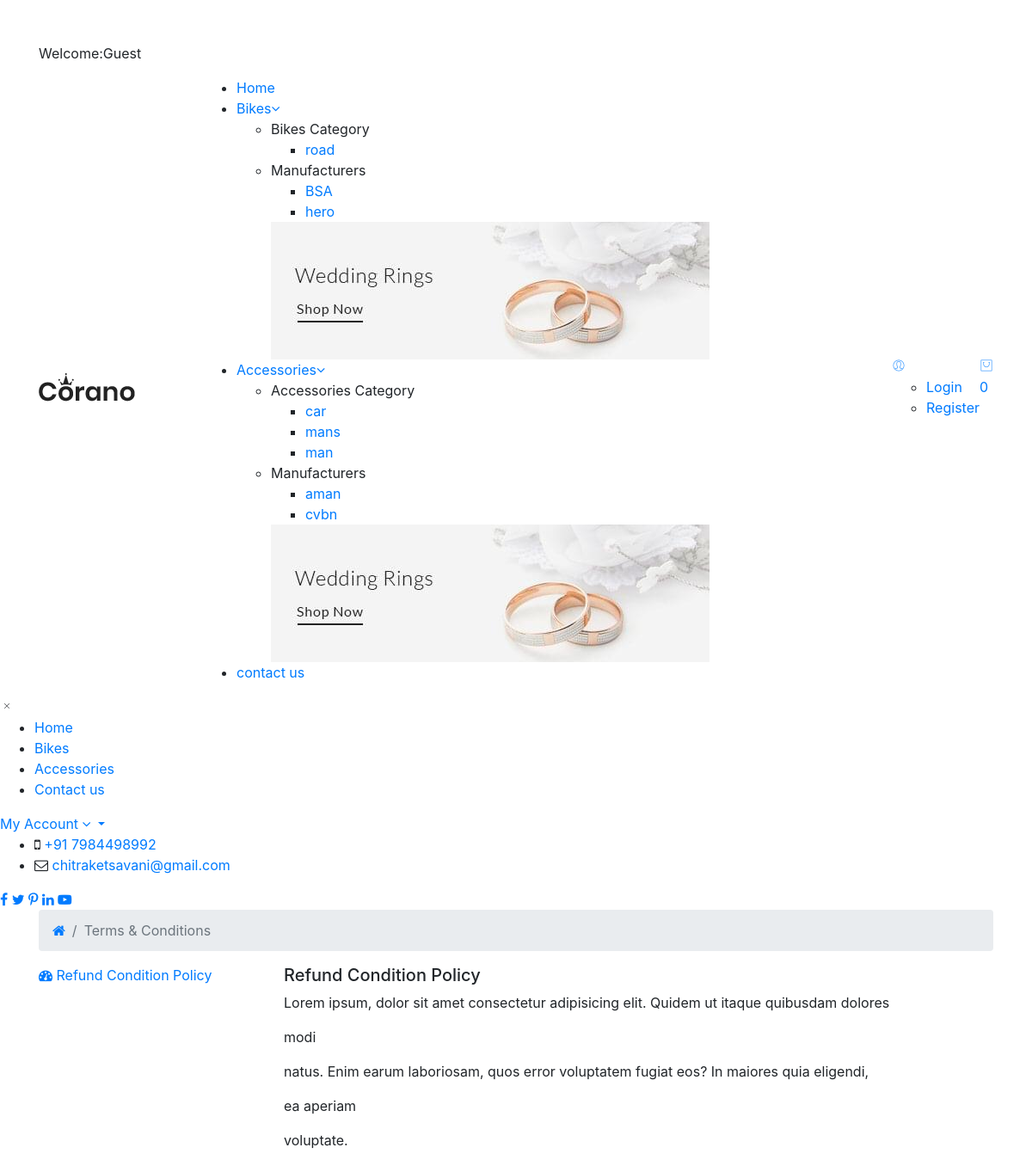
Page /terms.php (upper part) on the earlier database version.
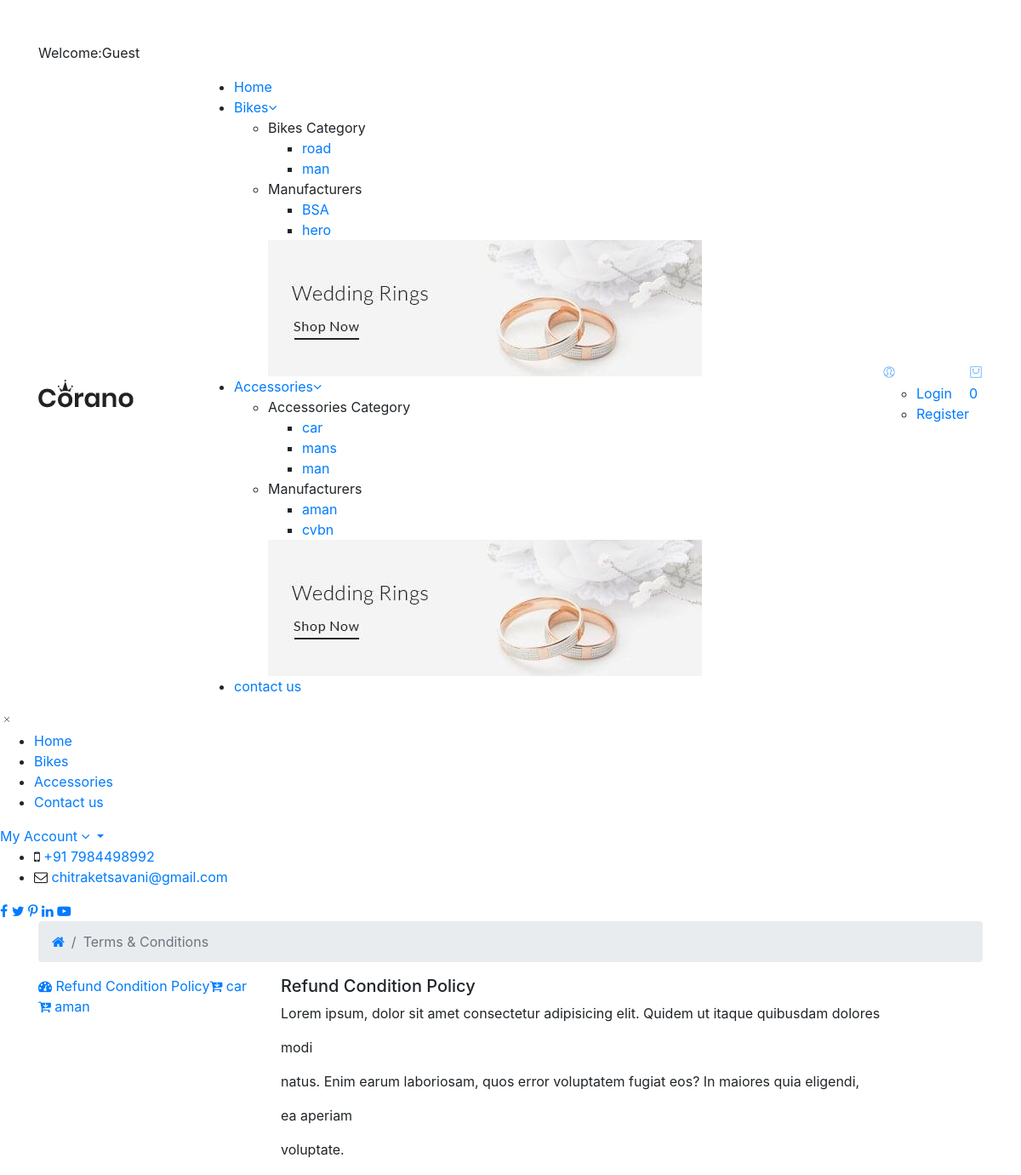
Same page on the later database version.
### tables this page shows
CREATE TABLE `product_categories` (
  `p_cat_id` int(10) NOT NULL AUTO_INCREMENT,
  `p_cat_title` text NOT NULL,
  `p_cat_top` text NOT NULL,
  `p_cat_status` text NOT NULL,
  PRIMARY KEY (`p_cat_id`)
);

CREATE TABLE `manufacturers` (
  `manufacturer_id` int(10) NOT NULL AUTO_INCREMENT,
  `manufacturer_title` text NOT NULL,
  `manufacturer_top` text NOT NULL,
  `manufacturer_status` text NOT NULL,
  PRIMARY KEY (`manufacturer_id`)
);

CREATE TABLE `accessories_category` (
  `accessories_category_id` int(10) NOT NULL AUTO_INCREMENT,
  `accessories_category` text NOT NULL,
  `accessories_category_top` text NOT NULL,
  `accessories_category_status` text NOT NULL,
  PRIMARY KEY (`accessories_category_id`)
);

CREATE TABLE `accessories_brand` (
  `accessories_brand_id` int(10) NOT NULL AUTO_INCREMENT,
  `accessories_brand` text NOT NULL,
  `accessories_brand_top` text NOT NULL,
  `accessories_brand_status` text NOT NULL,
  PRIMARY KEY (`accessories_brand_id`)
);

CREATE TABLE `terms` (
  `term_id` int(10) NOT NULL AUTO_INCREMENT,
  `term_title` varchar(100) NOT NULL,
  `term_link` varchar(100) NOT NULL,
  `term_desc` text NOT NULL,
  `term_status` text NOT NULL,
  PRIMARY KEY (`term_id`)
);

### terms.php (the view, shortened to what the changed rows need)
   <?php
   $active='';
   include("includes/header.php");
   ?>
    <main>
        <div class="my-account-wrapper section-padding">
            <div class="container">
                <div class="section-bg-color">
                    <div class="row">
                        <div class="col-lg-12">
                            <div class="myaccount-page-wrapper">
                                <div class="row">
                                    <div class="col-lg-3 col-md-4">
                                        <div class="myaccount-tab-menu nav" role="tablist">
                                        <?php
                                            $get_terms = "select * from terms where term_status='yes' LIMIT 0,1";
                                            $run_terms = mysqli_query($con,$get_terms);
                                            while($row_terms=mysqli_fetch_array($run_terms)){
                                                $term_title = $row_terms['term_title'];
                                                $term_link = $row_terms['term_link'];
                                        ?>
                                            <a href="#<?php echo $term_link; ?>" class="active" data-toggle="tab"><i class="fa fa-dashboard"></i>
                                                <?php echo $term_title;?></a>
                                        <?php
                                            }
                                            ?>
                                        <?php
                                            $count_terms = "select * from terms  where term_status='yes'";
                                            $run_count_terms = mysqli_query($con,$count_terms);
                                            $count = mysqli_num_rows($run_count_terms);
                                            $get_terms = "select * from terms where term_status='yes' LIMIT 1,$count";
                                            $run_terms = mysqli_query($con,$get_terms);
                                            while ($row_terms=mysqli_fetch_array($run_terms)) {
                                                $term_title = $row_terms['term_title'];
                                                $term_link = $row_terms['term_link']; ?>
                                            <a href="#<?php echo $term_link; ?>" data-toggle="tab"><i class="fa fa-cart-arrow-down"></i>
                                                <?php echo $term_title;?></a>
                                           <?php
                                            }
                                            ?>
                                        </div>
                                    </div>
                                    <div class="col-lg-9 col-md-8">
                                        <div class="tab-content" id="myaccountContent">
                                            <?php
                                                $get_terms = "select * from terms where term_status='yes' LIMIT 0,1";
                                                $run_terms = mysqli_query($con,$get_terms);
                                                while ($row_terms=mysqli_fetch_array($run_terms)) {
                                                    $term_title = $row_terms['term_title'];
                                                    $term_desc = $row_terms['term_desc'];
                                                    $term_link = $row_terms['term_link'];
                                                    ?>
                                            <div class="tab-pane fade show active" id="<?php echo $term_link; ?>" role="tabpanel">
                                                <div class="myaccount-content">
                                                    <h5><?php echo $term_title;?></h5>
                                                    <p class="mb-0"><?php echo $term_desc; ?></p>
                                                </div>
                                            </div>
                                        <?php
                                                }
                                        ?>
                                        </div>
                                    </div>
                                </div>
                            </div>
                        </div>
                    </div>
                </div>
            </div>
        </div>
    </main>
</body>
</html>

### includes/header.php (shortened to what the changed rows need)
<?php
include("includes/db.php");
 ?>
<!doctype html>
<html class="no-js" lang="en">
<head>
    <link rel="stylesheet" href="assets/css/vendor/bootstrap.min.css">
    <link rel="stylesheet" href="assets/css/vendor/pe-icon-7-stroke.css">
    <link rel="stylesheet" href="assets/css/vendor/font-awesome.min.css">
    <link rel="stylesheet" href="assets/css/plugins/slick.min.css">
    <link rel="stylesheet" href="assets/css/plugins/animate.css">
    <link rel="stylesheet" href="assets/css/plugins/nice-select.css">
    <link rel="stylesheet" href="assets/css/plugins/jqueryui.min.css">
    <link rel="stylesheet" href="assets/js/plugins/jquery.min.js">
    <link rel="stylesheet" href="assets/js/main.js">
    <link rel="stylesheet" href="assets/js/plugins/jqueryui.min.js">
    <link rel="stylesheet" href="assets/js/jquerys.min.js">
    <link rel="stylesheet" href="assets/js/bootstrap.min.js">
    <link rel="stylesheet" href="assets/css/style.css">
</head>
<body>
<header class="header-area header-wide">
        <div class="main-header d-none d-lg-block">
            <div class="header-main-area sticky">
                <div class="container">
                    <div class="row align-items-center position-relative">
                        <div class="col-lg-6 position-static">
                            <div class="main-menu-area">
                                <div class="main-menu">
                                     <nav class="desktop-menu">
                                        <ul>
                                            <li class="position-static <?php if($active=='Shop') echo"active"?>"><a href="bike">Bikes<i class="fa fa-angle-down"></i></a>
                                                <ul class="megamenu dropdown">
                                                    <li class="mega-title"><span>Bikes Category</span>
                                                        <ul>
                                                            <?php
                                                            $select_category="select * from product_categories where p_cat_status='yes'";
                                                            $run_category=mysqli_query($con,$select_category);
                                                            while($row_category=mysqli_fetch_array($run_category))
                                                            {
                                                             ?>
                                                            <li><a href="bike?category_id=<?php echo base64_encode($row_category['p_cat_id']); ?>"><?php echo $row_category['p_cat_title']; ?></a></li>
                                                            <?php }?>
                                                        </ul>
                                                    </li>
                                                    <li class="mega-title"><span>Manufacturers</span>
                                                        <ul>
                                                        <?php
                                                            $select_manufacturer="select * from manufacturers where manufacturer_status='yes'";
                                                            $run_manufacturer=mysqli_query($con,$select_manufacturer);
                                                            while($row_manufacturer=mysqli_fetch_array($run_manufacturer))
                                                            {
                                                             ?>
                                                            <li><a href="bike?manufacturer_id=<?php echo base64_encode($row_manufacturer['manufacturer_id']); ?>"><?php echo $row_manufacturer['manufacturer_title']; ?></a></li>
                                                            <?php }?>
                                                        </ul>
                                                    </li>
                                                </ul>
                                            </li>
                                            <li class="position-static <?php if($active=='Accessories') echo"active"?>"><a href="accessories">Accessories<i class="fa fa-angle-down"></i></a>
                                                <ul class="megamenu dropdown">
                                                    <li class="mega-title"><span>Accessories Category</span>
                                                        <ul>
                                                            <?php
                                                            $select_accessories="select * from accessories_category where accessories_category_status='yes'";
                                                            $run_accessories=mysqli_query($con,$select_accessories);
                                                            while($row_accessories=mysqli_fetch_array($run_accessories))
                                                            {
                                                             ?>
                                                            <li><a href="accessories?category_id=<?php echo base64_encode($row_accessories['accessories_category_id']); ?>"><?php echo $row_accessories['accessories_category']; ?></a></li>
                                                            <?php }?>
                                                        </ul>
                                                    </li>
                                                    <li class="mega-title"><span>Manufacturers</span>
                                                        <ul>
                                                        <?php
                                                            $select_manufacturers="select * from accessories_brand where accessories_brand_status='yes'";
                                                            $run_manufacturers=mysqli_query($con,$select_manufacturers);
                                                            while($row_manufacturers=mysqli_fetch_array($run_manufacturers))
                                                            {
                                                             ?>
                                                            <li><a href="accessories?manufacturer_id=<?php echo base64_encode($row_manufacturers['accessories_brand_id']); ?>"><?php echo $row_manufacturers['accessories_brand']; ?></a></li>
                                                            <?php }?>
                                                        </ul>
                                                    </li>
                                                </ul>
                                            </li>
                                        </ul>
                                    </nav>
                                </div>
                            </div>
                        </div>
                    </div>
                </div>
            </div>
        </div>
    </header>

Differences in the rows shown:
now on this page (row edited): product_categories: p_cat_title "man"
now on this page (row edited): terms: term_title "car"
added terms: term_title "aman"
